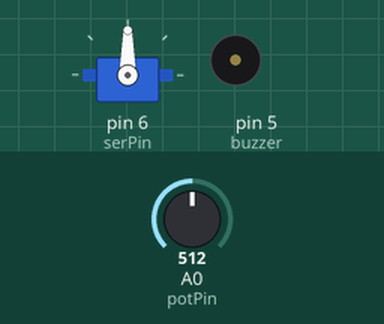
A sketch run on a simulated Arduino Uno, built with avr-gcc and run on an emulated ATmega328P. Parts: servo, buzzer (waves = sounding). Inputs (shaded band) come from the test bench; at power-on: A0 (potPin) = 512.

Above: at 1.2 s.
1.3 s: A0 (potPin) set to 716
At 2.2 s:
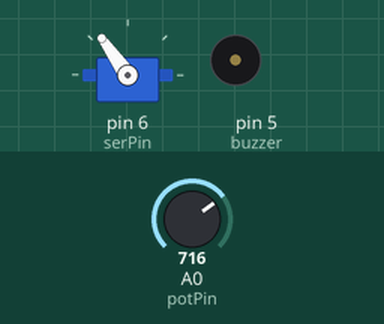
2.8 s: A0 (potPin) set to 900
At 3.4 s:
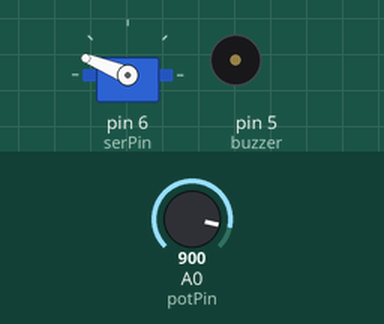
4.3 s: A0 (potPin) set to 1023
At 5.1 s:
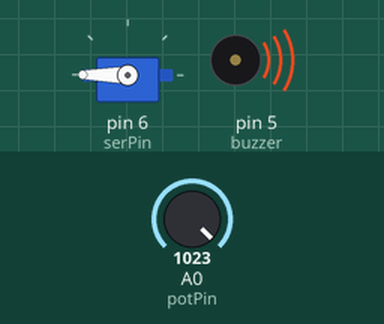
5.8 s: A0 (potPin) set to 511
At 6.1 s:
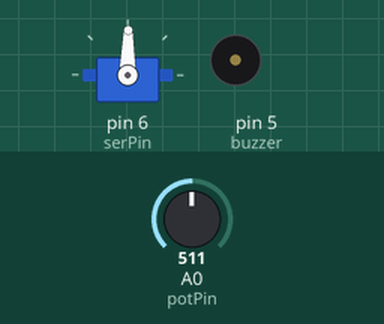
7.3 s: A0 (potPin) set to 306
At 8.3 s:
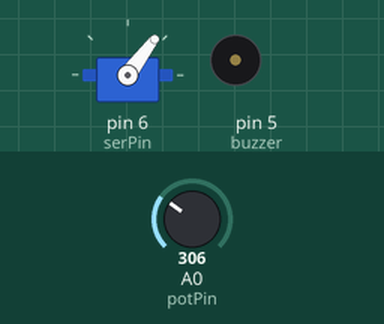
Timing chart, 0 to 9.8 s (numbered marks = the images above; inputs shaded):
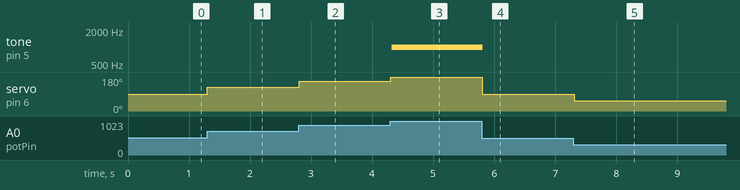

Measured:
- after the input at 1.3 s, servo on pin 6 (serPin): 90° → 125° at once
- after the input at 2.8 s, servo on pin 6 (serPin): 125° → 158° at once
- after the input at 4.3 s, tone on pin 5 (buzzer): silent → 1000 Hz at once; servo on pin 6 (serPin): 158° → 180° at once
- after the input at 5.8 s, tone on pin 5 (buzzer): 1000 Hz → silent at once; servo on pin 6 (serPin): 180° → 89° at once
- after the input at 7.3 s, servo on pin 6 (serPin): 89° → 53° at once

The sketch:

Potentiometer___Buzzer___Servo.ino
```cpp
#include <Servo.h>

Servo servo;

#define potPin A0
#define serPin 6
#define buzzer 5

int potVal;

void setup() {
  // put your setup code here, to run once:
  servo.attach(serPin);
  pinMode(buzzer, OUTPUT);
}

void loop() {
  // put your main code here, to run repeatedly:
  potVal = analogRead(potPin);
  potVal = map(potVal, 0, 1023, 0, 180);
  servo.write(potVal);
  delay(10);

  if (potVal <= 180 && potVal >=178) {
    tone(buzzer, 1000);
  }
  else {
    noTone(buzzer);
  }
}
```
